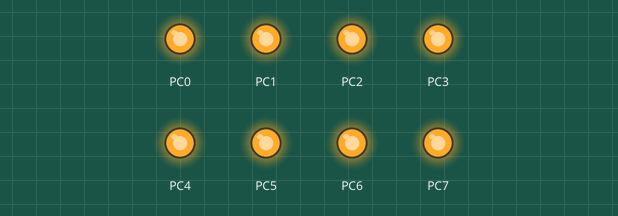
This program was run on a simulated ATmega16, built with avr-gcc and emulated at 8 MHz. Parts: output pins drawn as LEDs (lit = HIGH).

Above: at 0.2 s.
At 1.7 s:
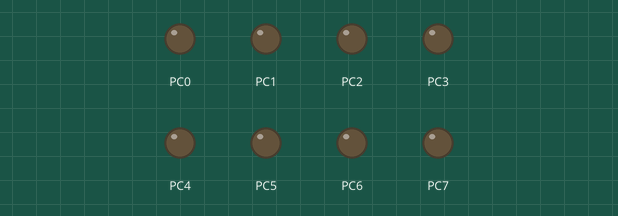
Timing chart, 0 to 3.0 s (numbered marks = the images above):
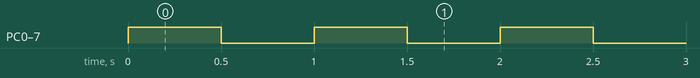

Measured:
- by itself, PC0–7: alternates HIGH for 0.50 s and LOW for 0.50 s

The program:

Practical_1.c
```c
#define F_CPU 8000000UL
#include<avr/io.h>
#include<util/delay.h>
int main()
{
  DDRC=0xFF;
  while(1)
  {
    PORTC=0XFF;
	_delay_ms(500);
	PORTC=0X00;
	_delay_ms(500);
  }
}
```
